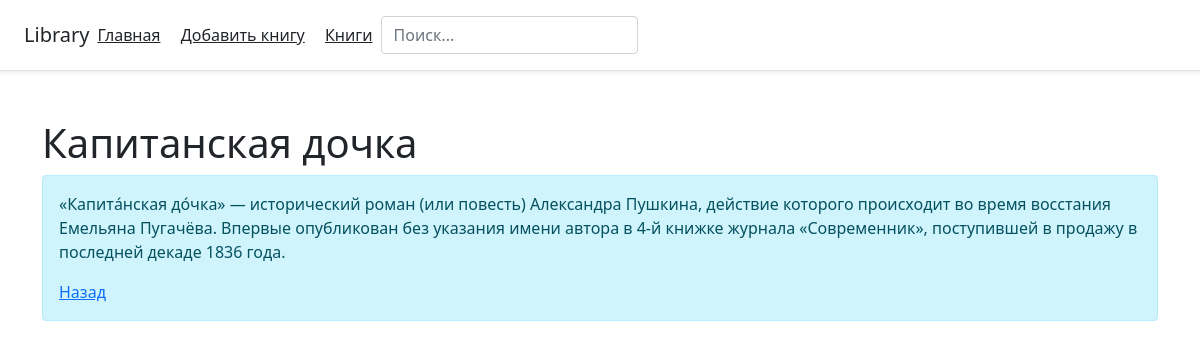
The page /posts/10 on the database its author committed.
### tables this page shows
CREATE TABLE library (
    id INTEGER PRIMARY KEY AUTOINCREMENT,
    UDK INTEGER NOT NULL,
    author TEXT NOT NULL,
    title TEXT NOT NULL,
    year INTEGER NOT NULL,
    about TEXT NOT NULL
);

### app.py (the view)
@app.route('/posts/<int:post_id>')
def about(post_id):
    post = get_post(post_id)
    return render_template('post_detailed.html', post=post)

### app.py (called while the page is built)
def get_db_connection():
    conn = sqlite3.connect('database.db')
    conn.row_factory = sqlite3.Row
    return conn

def get_post(post_id):
    conn = get_db_connection()
    post = conn.execute('SELECT title, about FROM library WHERE id = ?', (post_id,)).fetchone()
    conn.close()
    if post is None:
        abort(404)
    return post

### templates/post_detailed.html (shortened to what this page needs)
{% extends 'base.html' %}
{% block body%}
<div class="container mt-5">
    <h1>{{ post['title'] }}</h1>
    <div class="alert alert-info">
        <p>{{ post['about'] }}</p>
        <a href="/posts">Назад</a>
    </div>
</div>
{% endblock %}

### rows shown on the page
library: title "Капитанская дочка", about "«Капита́нская до́чка» — исторический роман (или повесть) Александра Пушкина, действие которого происходит во время восстания Емельяна Пугачёва. Впервые опубликован без указания имени автора в 4-й книжке журнала «Современник», поступившей в продажу в последней декаде 1836 года."
